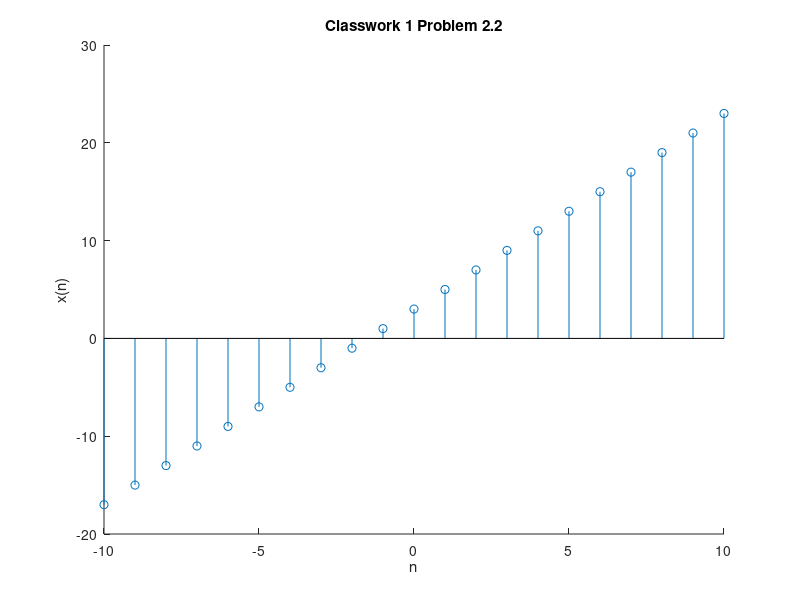

Reproduce this figure in MATLAB. (Note: this script raises an error after producing the figure.)
%% Classwork 1 Problem 2.2
% David Thornton
% EE 384, SP 21
x = @(n) ((2 * n) + 3); % given
n = -10:10; % given
% 2.2 a)
hold on;
xlabel('n');
ylabel('x(n)');
title('Classwork 1 Problem 2.2');
stem(n, x(n));
% 2.2 b)
x_d = time_shift(x, n, 3);
stem(n, x_d);
% 2.2 c) 
stem(n, x(-n));
legend('2.2a', '2.2b', '2.2c');

%% Classwork 1 Problem 2.3
% David Thornton
% EE 384, SP 21
clf;
y1 = (5 * unit_impulse(-4, -10, 10) - (2 * unit_impulse(2, -10, 10))); % given
stem(n, y1);
xlabel('n');
ylabel('y(n)');
title('Classwork 1 Problem 2.3');

%% Classwork 1 Problem 2.4
% David Thornton
% EE 384, SP 21
clf;
z = unit_step(0, -10, 10) - unit_step(4, -10, 10); % given
stem(n, z);
xlabel('n');
ylabel('z(n)');
title('Classwork 1 Problem 2.4');

%% Classwork 1 Problem 3.1
% David Thornton
% EE 384, SP 21
clf; close; clear; clc;
x = importdata('SAMPLE_ECG.mat');

%% Classwork 1 Problem 3.2
% David Thornton
% EE 384, SP 21
t = linspace(1, 2000, length(x));
y = zeros(1, length(x));

for n = 1:length(t)-2 % make y(n)
    y(n) = (x(n) + x(n+1) + x(n+2)) / 3;
end

%% Classwork 1 Problem 3.3
% David Thornton
% EE 384, SP 21
subplot(2, 1, 1)
plot(t, x)
axis([0 2000 100 220])
title('x(n)')

subplot(2, 1, 2)
plot(t, y)
axis([0 2000 100 220])
title('y(n)')

%% Classwork 1 Problem 3.4
% David Thornton
% EE 384, SP 21

% Yes, y(n) is smoother than x(n).
